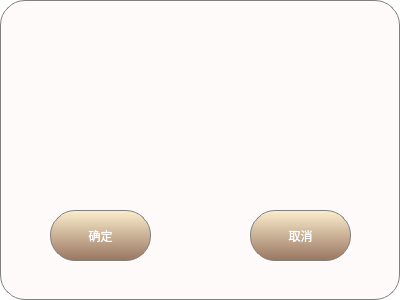
<?xml version="1.0" encoding="UTF-8"?>
<ui version="4.0">
 <class>MDialog</class>
 <widget class="QWidget" name="MDialog">
  <property name="geometry">
   <rect>
    <x>0</x>
    <y>0</y>
    <width>400</width>
    <height>300</height>
   </rect>
  </property>
  <property name="windowTitle">
   <string>Form</string>
  </property>
  <property name="styleSheet">
   <string notr="true">background-color: transparent; border-radius: 30px;
</string>
  </property>
  <widget class="QWidget" name="widget" native="true">
   <property name="geometry">
    <rect>
     <x>0</x>
     <y>0</y>
     <width>400</width>
     <height>300</height>
    </rect>
   </property>
   <property name="styleSheet">
    <string notr="true">background-color: rgb(255, 250, 250);border:1px solid grey; border-radius: 25px;</string>
   </property>
   <widget class="QLabel" name="label">
    <property name="geometry">
     <rect>
      <x>0</x>
      <y>10</y>
      <width>382</width>
      <height>138</height>
     </rect>
    </property>
    <property name="font">
     <font>
      <pointsize>50</pointsize>
     </font>
    </property>
    <property name="styleSheet">
     <string notr="true">background-color: transparent;
border-color: transparent;</string>
    </property>
    <property name="text">
     <string/>
    </property>
    <property name="alignment">
     <set>Qt::AlignCenter</set>
    </property>
   </widget>
   <widget class="QPushButton" name="pu_yes">
    <property name="geometry">
     <rect>
      <x>50</x>
      <y>210</y>
      <width>101</width>
      <height>51</height>
     </rect>
    </property>
    <property name="styleSheet">
     <string notr="true">QPushButton{color: rgb(255, 255, 255);background-color: qlineargradient(spread:reflect, x1:1, y1:1, x2:1, y2:0, stop:0 rgba(153, 118, 97, 255), stop:1 rgba(252, 238, 205, 255));border:1px solid grey; border-radius: 25px;}
QPushButton:pressed{border:1px solid grey; border-radius: 25px;
background-color: rgb(148, 148, 148);}
</string>
    </property>
    <property name="text">
     <string>确定</string>
    </property>
   </widget>
   <widget class="QPushButton" name="pu_no">
    <property name="geometry">
     <rect>
      <x>250</x>
      <y>210</y>
      <width>101</width>
      <height>51</height>
     </rect>
    </property>
    <property name="styleSheet">
     <string notr="true">QPushButton{color: rgb(255, 255, 255);background-color: qlineargradient(spread:reflect, x1:1, y1:1, x2:1, y2:0, stop:0 rgba(153, 118, 97, 255), stop:1 rgba(252, 238, 205, 255));border:1px solid grey; border-radius: 25px;}
QPushButton:pressed{border:1px solid grey; border-radius: 25px;
background-color: rgb(148, 148, 148);}
</string>
    </property>
    <property name="text">
     <string>取消</string>
    </property>
   </widget>
  </widget>
 </widget>
 <resources/>
 <connections/>
</ui>
